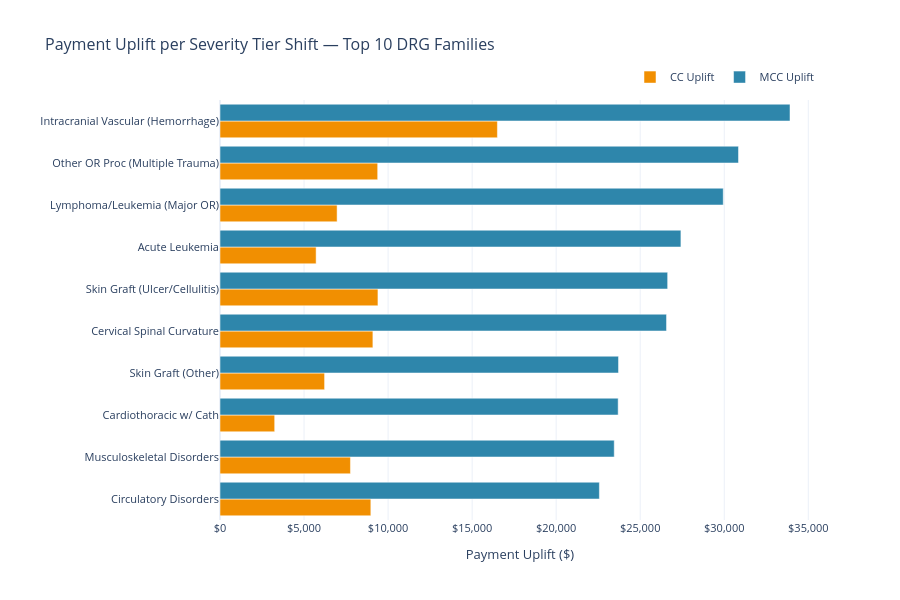

Notebook code cell kept with this figure:
### Markdown cell above
## Chart 7: Severity Tier Payment Uplift

### Code cell
# Prepare data: drop rows with missing values
chart7_data = severity_data[['drg_family', 'cc_uplift', 'mcc_uplift']].dropna()

# Get top 10 DRG families by mcc_uplift
chart7_data = chart7_data.nlargest(10, 'mcc_uplift').copy()

# Shorten DRG family names for readability
def shorten_drg(name):
    replacements = {
        'INTRACRANIAL VASCULAR PROCEDURES WITH PRINCIPAL DIAGNOSIS HEMORRHAGE': 'Intracranial Vascular (Hemorrhage)',
        'OTHER O.R. PROCEDURES FOR MULTIPLE SIGNIFICANT TRAUMA': 'Other OR Proc (Multiple Trauma)',
        'LYMPHOMA AND LEUKEMIA WITH MAJOR O.R. PROCEDURES': 'Lymphoma/Leukemia (Major OR)',
        'SKIN GRAFT FOR SKIN ULCER OR CELLULITIS': 'Skin Graft (Ulcer/Cellulitis)',
        'ACUTE LEUKEMIA': 'Acute Leukemia',
        'SKIN GRAFT, MALIGNANCY, INFECTION OR EXTENSIVE FUSIONS': 'Skin Graft (Malignancy/Infection)',
        'SKIN GRAFT EXCEPT FOR SKIN ULCER OR CELLULITIS': 'Skin Graft (Other)',
        'CARDIOTHORACIC PROCEDURES WITH CARDIAC CATHETERIZATION': 'Cardiothoracic w/ Cath',
        'MUSCULOSKELETAL AND CONNECTIVE TISSUE DISORDERS': 'Musculoskeletal Disorders',
        'CIRCULATORY SYSTEM DISORDERS': 'Circulatory Disorders',
        'AMPUTATION FOR CIRCULATORY SYSTEM DISORDERS EXCEPT UPPER LIMB AND TOE': 'Amputation (Circulatory)',
        'AND OTHER MAJOR CARDIOTHORACIC PROCEDURES': 'Major Cardiothoracic Proc',
        'CERVICAL WITH SPINAL CURVATURE': 'Cervical Spinal Curvature',
    }
    name_upper = name.upper().strip()
    for long, short in replacements.items():
        if long in name_upper:
            return short
    # Fallback: title case and truncate
    short = name.title()
    if len(short) > 35:
        short = short[:32] + '...'
    return short

chart7_data['drg_short'] = chart7_data['drg_family'].apply(shorten_drg)

# Sort ascending so largest is at top of horizontal bar chart
chart7_data = chart7_data.sort_values('mcc_uplift', ascending=True)

# Create horizontal grouped bar chart
fig7 = go.Figure(data=[
    go.Bar(name='CC Uplift', y=chart7_data['drg_short'], x=chart7_data['cc_uplift'],
           marker_color=COLORS['accent'], orientation='h'),
    go.Bar(name='MCC Uplift', y=chart7_data['drg_short'], x=chart7_data['mcc_uplift'],
           marker_color=COLORS['primary'], orientation='h')
])

fig7.update_layout(
    barmode='group',
    title='Payment Uplift per Severity Tier Shift — Top 10 DRG Families',
    xaxis_title='Payment Uplift ($)',
    template='plotly_white',
    height=600,
    width=900,
    font=dict(size=11),
    title_font_size=16,
    hovermode='y unified',
    margin=dict(l=220),
    legend=dict(orientation='h', yanchor='bottom', y=1.02, xanchor='right', x=1)
)

fig7.update_xaxes(tickformat='$,.0f')

fig7.show()
save_chart(fig7, 'chart7_severity_uplift')

### Figure 1 — Plotly figure (JSON) as saved in the notebook; plotly's stock layout.template omitted (floating-point values rounded to 4 significant figures)
{"data": [{"marker": {"color": "#F18F01"}, "name": "CC Uplift", "orientation": "h", "type": "bar", "x": [8974.0, 7761.0, 3253.0, 6223.0, 9096.0, 9396.0, 5718.0, 6967.0, 9381.0, 16500.0], "y": ["Circulatory Disorders", "Musculoskeletal Disorders", "Cardiothoracic w/ Cath", "Skin Graft (Other)", "Cervical Spinal Curvature", "Skin Graft (Ulcer/Cellulitis)", "Acute Leukemia", "Lymphoma/Leukemia (Major OR)", "Other OR Proc (Multiple Trauma)", "Intracranial Vascular (Hemorrhage)"]}, {"marker": {"color": "#2E86AB"}, "name": "MCC Uplift", "orientation": "h", "type": "bar", "x": [22570.0, 23450.0, 23690.0, 23710.0, 26570.0, 26630.0, 27420.0, 29940.0, 30850.0, 33910.0], "y": ["Circulatory Disorders", "Musculoskeletal Disorders", "Cardiothoracic w/ Cath", "Skin Graft (Other)", "Cervical Spinal Curvature", "Skin Graft (Ulcer/Cellulitis)", "Acute Leukemia", "Lymphoma/Leukemia (Major OR)", "Other OR Proc (Multiple Trauma)", "Intracranial Vascular (Hemorrhage)"]}], "layout": {"barmode": "group", "font": {"size": 11}, "height": 600, "hovermode": "y unified", "legend": {"orientation": "h", "x": 1, "xanchor": "right", "y": 1.02, "yanchor": "bottom"}, "margin": {"l": 220}, "title": {"font": {"size": 16}, "text": "Payment Uplift per Severity Tier Shift — Top 10 DRG Families"}, "width": 900, "xaxis": {"tickformat": "$,.0f", "title": {"text": "Payment Uplift ($)"}}}}
